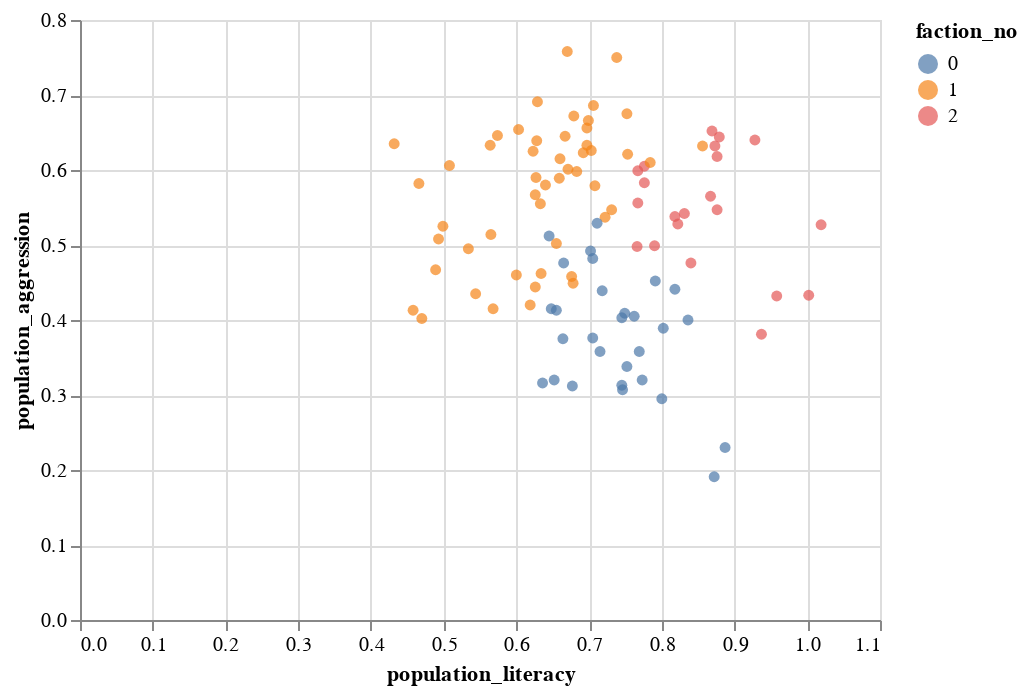

The code cell stored with this chart in its notebook:
### Code cell
chart = alt.Chart(pops).mark_circle().encode(x='population_literacy',y='population_aggression',color='faction_no:N')
chart

### Figure 1 — Vega-Lite specification as saved in the notebook (floating-point values rounded to 4 significant figures)
{"config": {"view": {"continuousWidth": 400, "continuousHeight": 300}}, "data": {"name": "data-7a360a6da0c014ba39077ed6e009100d"}, "mark": "circle", "encoding": {"color": {"type": "nominal", "field": "faction_no"}, "x": {"type": "quantitative", "field": "population_literacy"}, "y": {"type": "quantitative", "field": "population_aggression"}}, "$schema": "https://vega.github.io/schema/vega-lite/v4.8.1.json", "datasets": {"data-7a360a6da0c014ba39077ed6e009100d": [{"population_conformity": 0.618, "population_literacy": 0.67, "population_aggression": 0.758, "population_constitution": 0.333, "faction_no": 1}, {"population_conformity": 0.278, "population_literacy": 0.645, "population_aggression": 0.512, "population_constitution": 0.512, "faction_no": 0}, {"population_conformity": 0.486, "population_literacy": 0.665, "population_aggression": 0.476, "population_constitution": 0.485, "faction_no": 0}, {"population_conformity": 0.37, "population_literacy": 0.634, "population_aggression": 0.462, "population_constitution": 0.362, "faction_no": 1}, {"population_conformity": 0.375, "population_literacy": 0.679, "population_aggression": 0.672, "population_constitution": 0.379, "faction_no": 1}, {"population_conformity": 0.377, "population_literacy": 0.869, "population_aggression": 0.652, "population_constitution": 0.602, "faction_no": 2}, {"population_conformity": 0.289, "population_literacy": 0.702, "population_aggression": 0.492, "population_constitution": 0.473, "faction_no": 0}, {"population_conformity": 0.413, "population_literacy": 0.8, "population_aggression": 0.295, "population_constitution": 0.48, "faction_no": 0}, {"population_conformity": 0.479, "population_literacy": 0.664, "population_aggression": 0.375, "population_constitution": 0.412, "faction_no": 0}, {"population_conformity": 0.322, "population_literacy": 0.534, "population_aggression": 0.495, "population_constitution": 0.407, "faction_no": 1}, {"population_conformity": 0.561, "population_literacy": 0.876, "population_aggression": 0.547, "population_constitution": 0.41, "faction_no": 2}, {"population_conformity": 0.385, "population_literacy": 0.623, "population_aggression": 0.625, "population_constitution": 0.514, "faction_no": 1}, {"population_conformity": 0.295, "population_literacy": 0.626, "population_aggression": 0.567, "population_constitution": 0.157, "faction_no": 1}, {"population_conformity": 0.331, "population_literacy": 0.466, "population_aggression": 0.582, "population_constitution": 0.436, "faction_no": 1}, {"population_conformity": 0.298, "population_literacy": 0.762, "population_aggression": 0.405, "population_constitution": 0.574, "faction_no": 0}, {"population_conformity": 0.28, "population_literacy": 0.508, "population_aggression": 0.606, "population_constitution": 0.403, "faction_no": 1}, {"population_conformity": 0.3, "population_literacy": 0.703, "population_aggression": 0.626, "population_constitution": 0.362, "faction_no": 1}, {"population_conformity": 0.51, "population_literacy": 0.791, "population_aggression": 0.452, "population_constitution": 0.562, "faction_no": 0}, {"population_conformity": 0.378, "population_literacy": 0.818, "population_aggression": 0.441, "population_constitution": 0.469, "faction_no": 0}, {"population_conformity": 0.48, "population_literacy": 1.002, "population_aggression": 0.433, "population_constitution": 0.529, "faction_no": 2}, {"population_conformity": 0.494, "population_literacy": 0.692, "population_aggression": 0.623, "population_constitution": 0.469, "faction_no": 1}, {"population_conformity": 0.471, "population_literacy": 0.746, "population_aggression": 0.307, "population_constitution": 0.239, "faction_no": 0}, {"population_conformity": 0.709, "population_literacy": 0.568, "population_aggression": 0.415, "population_constitution": 0.451, "faction_no": 1}, {"population_conformity": 0.431, "population_literacy": 0.84, "population_aggression": 0.476, "population_constitution": 0.483, "faction_no": 2}, {"population_conformity": 0.39, "population_literacy": 0.753, "population_aggression": 0.621, "population_constitution": 0.371, "faction_no": 1}, {"population_conformity": 0.517, "population_literacy": 0.678, "population_aggression": 0.449, "population_constitution": 0.283, "faction_no": 1}, {"population_conformity": 0.379, "population_literacy": 0.636, "population_aggression": 0.316, "population_constitution": 0.505, "faction_no": 0}, {"population_conformity": 0.315, "population_literacy": 1.019, "population_aggression": 0.527, "population_constitution": 0.46, "faction_no": 2}, {"population_conformity": 0.514, "population_literacy": 0.752, "population_aggression": 0.338, "population_constitution": 0.392, "faction_no": 0}, {"population_conformity": 0.525, "population_literacy": 0.722, "population_aggression": 0.537, "population_constitution": 0.385, "faction_no": 1}, {"population_conformity": 0.311, "population_literacy": 0.879, "population_aggression": 0.644, "population_constitution": 0.402, "faction_no": 2}, {"population_conformity": 0.454, "population_literacy": 0.652, "population_aggression": 0.32, "population_constitution": 0.525, "faction_no": 0}, {"population_conformity": 0.503, "population_literacy": 0.958, "population_aggression": 0.432, "population_constitution": 0.281, "faction_no": 2}, {"population_conformity": 0.281, "population_literacy": 0.683, "population_aggression": 0.598, "population_constitution": 0.422, "faction_no": 1}, {"population_conformity": 0.378, "population_literacy": 0.937, "population_aggression": 0.381, "population_constitution": 0.341, "faction_no": 2}, {"population_conformity": 0.477, "population_literacy": 0.818, "population_aggression": 0.538, "population_constitution": 0.453, "faction_no": 2}, {"population_conformity": 0.234, "population_literacy": 0.731, "population_aggression": 0.547, "population_constitution": 0.205, "faction_no": 1}, {"population_conformity": 0.334, "population_literacy": 0.887, "population_aggression": 0.23, "population_constitution": 0.373, "faction_no": 0}, {"population_conformity": 0.293, "population_literacy": 0.766, "population_aggression": 0.498, "population_constitution": 0.46, "faction_no": 2}, {"population_conformity": 0.269, "population_literacy": 0.876, "population_aggression": 0.618, "population_constitution": 0.348, "faction_no": 2}, {"population_conformity": 0.483, "population_literacy": 0.873, "population_aggression": 0.632, "population_constitution": 0.472, "faction_no": 2}, {"population_conformity": 0.475, "population_literacy": 0.749, "population_aggression": 0.409, "population_constitution": 0.486, "faction_no": 0}, {"population_conformity": 0.467, "population_literacy": 0.676, "population_aggression": 0.458, "population_constitution": 0.3, "faction_no": 1}, {"population_conformity": 0.398, "population_literacy": 0.619, "population_aggression": 0.42, "population_constitution": 0.41, "faction_no": 1}, {"population_conformity": 0.45, "population_literacy": 0.66, "population_aggression": 0.615, "population_constitution": 0.463, "faction_no": 1}, {"population_conformity": 0.474, "population_literacy": 0.499, "population_aggression": 0.525, "population_constitution": 0.306, "faction_no": 1}, {"population_conformity": 0.367, "population_literacy": 0.836, "population_aggression": 0.4, "population_constitution": 0.626, "faction_no": 0}, {"population_conformity": 0.174, "population_literacy": 0.79, "population_aggression": 0.499, "population_constitution": 0.452, "faction_no": 2}, {"population_conformity": 0.431, "population_literacy": 0.705, "population_aggression": 0.482, "population_constitution": 0.406, "faction_no": 0}, {"population_conformity": 0.475, "population_literacy": 0.626, "population_aggression": 0.444, "population_constitution": 0.196, "faction_no": 1}, {"population_conformity": 0.312, "population_literacy": 0.767, "population_aggression": 0.599, "population_constitution": 0.476, "faction_no": 2}, {"population_conformity": 0.383, "population_literacy": 0.706, "population_aggression": 0.686, "population_constitution": 0.051, "faction_no": 1}, {"population_conformity": 0.439, "population_literacy": 0.47, "population_aggression": 0.402, "population_constitution": 0.287, "faction_no": 1}, {"population_conformity": 0.498, "population_literacy": 0.711, "population_aggression": 0.529, "population_constitution": 0.474, "faction_no": 0}, {"population_conformity": 0.355, "population_literacy": 0.867, "population_aggression": 0.565, "population_constitution": 0.364, "faction_no": 2}, {"population_conformity": 0.297, "population_literacy": 0.697, "population_aggression": 0.656, "population_constitution": 0.346, "faction_no": 1}, {"population_conformity": 0.526, "population_literacy": 0.738, "population_aggression": 0.75, "population_constitution": 0.241, "faction_no": 1}, {"population_conformity": 0.363, "population_literacy": 0.627, "population_aggression": 0.59, "population_constitution": 0.257, "faction_no": 1}, {"population_conformity": 0.508, "population_literacy": 0.458, "population_aggression": 0.413, "population_constitution": 0.359, "faction_no": 1}, {"population_conformity": 0.401, "population_literacy": 0.752, "population_aggression": 0.675, "population_constitution": 0.3, "faction_no": 1}, {"population_conformity": 0.509, "population_literacy": 0.6, "population_aggression": 0.46, "population_constitution": 0.29, "faction_no": 1}, {"population_conformity": 0.371, "population_literacy": 0.629, "population_aggression": 0.691, "population_constitution": 0.256, "faction_no": 1}, {"population_conformity": 0.364, "population_literacy": 0.699, "population_aggression": 0.666, "population_constitution": 0.305, "faction_no": 1}, {"population_conformity": 0.455, "population_literacy": 0.493, "population_aggression": 0.508, "population_constitution": 0.359, "faction_no": 1}, {"population_conformity": 0.246, "population_literacy": 0.767, "population_aggression": 0.556, "population_constitution": 0.474, "faction_no": 2}, {"population_conformity": 0.282, "population_literacy": 0.872, "population_aggression": 0.191, "population_constitution": 0.494, "faction_no": 0}, {"population_conformity": 0.414, "population_literacy": 0.655, "population_aggression": 0.502, "population_constitution": 0.438, "faction_no": 1}, {"population_conformity": 0.343, "population_literacy": 0.856, "population_aggression": 0.632, "population_constitution": 0.237, "faction_no": 1}, {"population_conformity": 0.255, "population_literacy": 0.628, "population_aggression": 0.639, "population_constitution": 0.284, "faction_no": 1}, {"population_conformity": 0.498, "population_literacy": 0.773, "population_aggression": 0.32, "population_constitution": 0.543, "faction_no": 0}, {"population_conformity": 0.318, "population_literacy": 0.565, "population_aggression": 0.514, "population_constitution": 0.514, "faction_no": 1}, {"population_conformity": 0.382, "population_literacy": 0.64, "population_aggression": 0.58, "population_constitution": 0.318, "faction_no": 1}, {"population_conformity": 0.523, "population_literacy": 0.603, "population_aggression": 0.654, "population_constitution": 0.355, "faction_no": 1}, {"population_conformity": 0.577, "population_literacy": 0.822, "population_aggression": 0.528, "population_constitution": 0.307, "faction_no": 2}, {"population_conformity": 0.3, "population_literacy": 0.708, "population_aggression": 0.579, "population_constitution": 0.377, "faction_no": 1}, {"population_conformity": 0.586, "population_literacy": 0.671, "population_aggression": 0.601, "population_constitution": 0.359, "faction_no": 1}, {"population_conformity": 0.473, "population_literacy": 0.745, "population_aggression": 0.403, "population_constitution": 0.468, "faction_no": 0}, {"population_conformity": 0.246, "population_literacy": 0.776, "population_aggression": 0.605, "population_constitution": 0.468, "faction_no": 2}, {"population_conformity": 0.476, "population_literacy": 0.831, "population_aggression": 0.542, "population_constitution": 0.314, "faction_no": 2}, {"population_conformity": 0.217, "population_literacy": 0.489, "population_aggression": 0.467, "population_constitution": 0.359, "faction_no": 1}, {"population_conformity": 0.36, "population_literacy": 0.564, "population_aggression": 0.633, "population_constitution": 0.351, "faction_no": 1}, {"population_conformity": 0.491, "population_literacy": 0.677, "population_aggression": 0.312, "population_constitution": 0.22, "faction_no": 0}, {"population_conformity": 0.349, "population_literacy": 0.544, "population_aggression": 0.435, "population_constitution": 0.43, "faction_no": 1}, {"population_conformity": 0.342, "population_literacy": 0.802, "population_aggression": 0.389, "population_constitution": 0.432, "faction_no": 0}, {"population_conformity": 0.467, "population_literacy": 0.718, "population_aggression": 0.439, "population_constitution": 0.475, "faction_no": 0}, {"population_conformity": 0.387, "population_literacy": 0.633, "population_aggression": 0.555, "population_constitution": 0.266, "faction_no": 1}, {"population_conformity": 0.454, "population_literacy": 0.784, "population_aggression": 0.61, "population_constitution": 0.289, "faction_no": 1}, {"population_conformity": 0.376, "population_literacy": 0.705, "population_aggression": 0.376, "population_constitution": 0.322, "faction_no": 0}, {"population_conformity": 0.526, "population_literacy": 0.659, "population_aggression": 0.589, "population_constitution": 0.442, "faction_no": 1}, {"population_conformity": 0.465, "population_literacy": 0.745, "population_aggression": 0.313, "population_constitution": 0.504, "faction_no": 0}, {"population_conformity": 0.218, "population_literacy": 0.715, "population_aggression": 0.358, "population_constitution": 0.313, "faction_no": 0}, {"population_conformity": 0.457, "population_literacy": 0.697, "population_aggression": 0.633, "population_constitution": 0.364, "faction_no": 1}, {"population_conformity": 0.403, "population_literacy": 0.574, "population_aggression": 0.646, "population_constitution": 0.36, "faction_no": 1}, {"population_conformity": 0.514, "population_literacy": 0.928, "population_aggression": 0.64, "population_constitution": 0.342, "faction_no": 2}, {"population_conformity": 0.207, "population_literacy": 0.667, "population_aggression": 0.645, "population_constitution": 0.35, "faction_no": 1}, {"population_conformity": 0.434, "population_literacy": 0.776, "population_aggression": 0.583, "population_constitution": 0.466, "faction_no": 2}, {"population_conformity": 0.372, "population_literacy": 0.648, "population_aggression": 0.415, "population_constitution": 0.575, "faction_no": 0}, {"population_conformity": 0.239, "population_literacy": 0.432, "population_aggression": 0.635, "population_constitution": 0.228, "faction_no": 1}, {"population_conformity": 0.504, "population_literacy": 0.655, "population_aggression": 0.413, "population_constitution": 0.498, "faction_no": 0}, {"population_conformity": 0.48, "population_literacy": 0.769, "population_aggression": 0.358, "population_constitution": 0.429, "faction_no": 0}]}}
